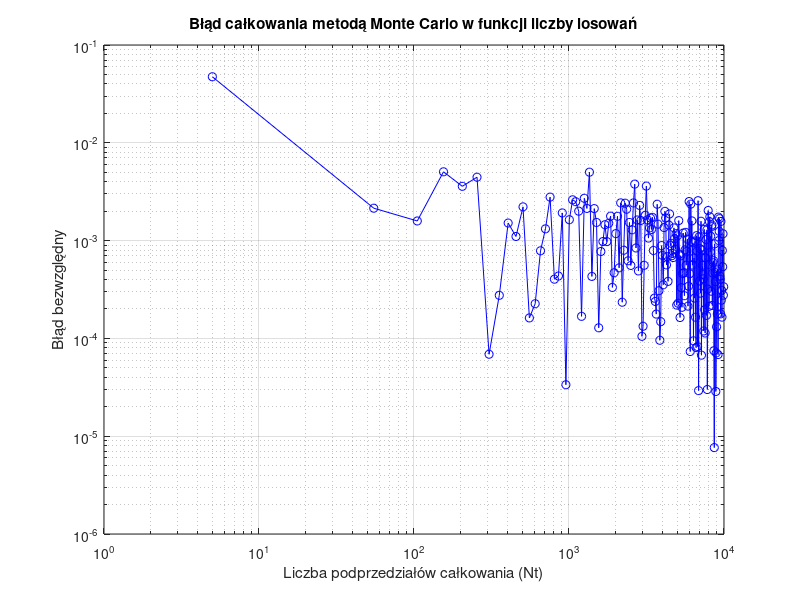

MATLAB code for this plot:
function [ft_5, yrmax, Nt, xr, yr, integration_error] = monte_carlo_accuracy_evaluation()
    % Numeryczne całkowanie metodą Monte Carlo.
    %
    % ft_5 - gęstość funkcji prawdopodobieństwa dla n=5
    %
    % yrmax - maksymalna dopuszczalna wartość współrzędnej y losowanych punktów
    %
    % Nt - wektor wierszowy zawierający liczby losowań, dla których obliczano
    %     wektor błędów całkowania integration_error.
    %
    % [xr, yr] - tablice komórkowe zawierające informacje o wylosowanych punktach.
    %     Tablice te mają rozmiar [1, length(Nt)]. W komórkach xr{1,i} oraz yr{1,i}
    %     zawarte są współrzędne x oraz y wszystkich punktów zastosowanych
    %     do obliczenia całki przy losowaniu Nt(1,i) punktów.
    %
    % integration_error - wektor wierszowy. Każdy element integration_error(1,i)
    %     zawiera błąd całkowania obliczony dla liczby losowań równej Nt(1,i).
    %     Zakładając, że obliczona wartość całki dla Nt(1,i) próbek wynosi
    %     integration_result, błąd jest definiowany jako:
    %     integration_error(1,i) = abs(integration_result - reference_value),
    %     gdzie reference_value to wartość referencyjna całki.

    reference_value = 0.0473612919396179; % wartość referencyjna całki
    x_dense = linspace(0, 5, 10000);
    y_values = failure_density_function(x_dense);
    M = max(y_values); 
    ft_5 = failure_density_function(5);
    xrmax = 5;
    yrmax = M;

    Nt = 5:50:10^4;
    xr = cell(1, length(Nt));
    yr = cell(1, length(Nt));
    integration_error = [];
    for i = 1:length(Nt)
        [integration_result,x, y]=monte_carlo_integral(Nt(i),xrmax,yrmax);
        xr{i} = x;
        yr{i} = y;
        integration_error(1, i) = abs(integration_result - reference_value);
    end
    figure;
    loglog(Nt, integration_error, 'b-o');
    xlabel('Liczba podprzedziałów całkowania (Nt)');
    ylabel('Błąd bezwzględny');
    title('Błąd całkowania metodą Monte Carlo w funkcji liczby losowań');
    grid on;
    saveas(gcf, 'zadanie4.png');

end

function [integral_approximation, x, y] = monte_carlo_integral(N, xmax, ymax)
    % Oblicza przybliżoną wartość całki oznaczonej z funkcji gęstości
    % prawdopodobieństwa (failure_density_function) przy użyciu
    % metody Monte Carlo.
    %
    % N – liczba losowanych punktów
    % xmax – koniec przedziału całkowania [0, xmax]
    % ymax – górna granica wartości funkcji w przedziale [0, xmax]
    %        (musi spełniać warunek ymax ≥ max(f(x)))
    % integral_approximation – przybliżona wartość całki
    % x – wektor wierszowy o długości N z wylosowanymi wartościami x z [0, xmax]
    % y – wektor wierszowy o długości N z wylosowanymi wartościami y z [0, ymax]
    integral_approximation = 0;
    x = rand(1, N) * xmax;
    y = rand(1, N) * ymax;
    N1=0;
    for i = 1:N
        if failure_density_function(x(i))>= y(i)
            N1=N1+1;
        end
    end
    integral_approximation=xmax*ymax*N1/N;
end

function ft = failure_density_function(t)
    % Zwraca wartości funkcji gęstości prawdopodobieństwa wystąpienia awarii
    % urządzenia elektronicznego dla zadanych wartości czasu t.
    %
    % t – wektor wartości czasu (wyrażonych w latach), dla których obliczane
    %   są wartości funkcji gęstości prawdopodobieństwa.
    %
    % ft – wektor zawierający wartości funkcji gęstości prawdopodobieństwa
    %      odpowiadające kolejnym elementom wektora t.
    ft = (1 / (3 * sqrt(2 * pi))) * exp(-((t - 10).^2) / (2 * 3^2));
end